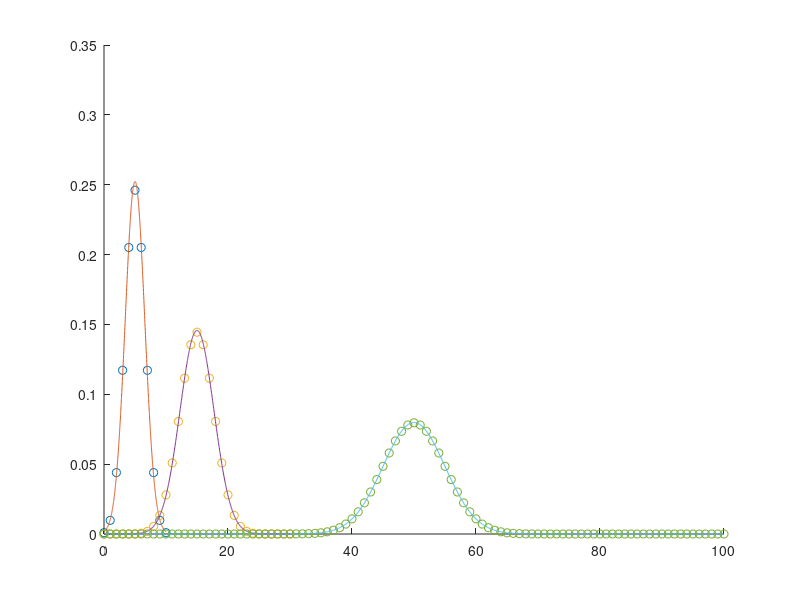

The MATLAB script that drew this image:
clc;
clear all;

p = 0.5;
n_values = [10 30 100];
x = 0:1:max(n_values);

hold on;

for n = n_values
    binom_prob = binopdf(0:n, n, p);
    
    mu = n * p;
    sigma = sqrt(n * p * (1 - p));
    
    plot(0:n, binom_prob, 'o');
    
    x_normal = linspace(0, n, 1000);
    y_normal = normpdf(x_normal, mu, sigma);
    plot(x_normal, y_normal, '-');
end
